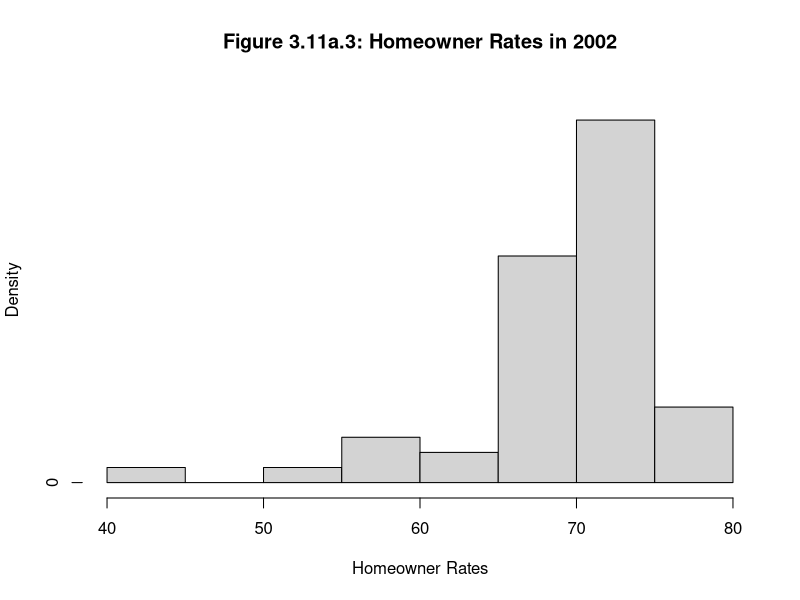

This chart was generated by the following R code:
homeStates <- c(state.name, "Dist. of Columbia")
homeStates <- sort(homeStates)
homeOwnRates.1985 <- c(70.4, 61.2, 64.7, 66.6, 54.2, 63.6, 
                       69.0, 70.3, 37.4, 67.2, 62.7, 51.0, 
                       71.0, 60.6, 67.6, 69.9, 68.3, 68.5, 
                       70.2, 73.7, 65.6, 60.5, 70.7, 70.0, 
                       69.6, 69.2, 66.5, 68.5, 57.0, 65.5, 
                       62.3, 68.2, 50.3, 68.0, 69.9, 67.9, 
                       70.5, 61.5, 71.6, 61.4, 72.0, 67.6, 
                       67.6, 60.5, 71.5, 69.5, 68.5, 66.8, 
                       75.9, 63.8, 73.2)
homeOwnRates.1996 <- c(71.0, 62.9, 62.0, 66.6, 55.0, 64.5, 
                       69.0, 71.5, 40.4, 67.1, 69.3, 50.6, 
                       71.4, 68.2, 74.2, 72.8, 67.5, 73.2, 
                       64.9, 76.5, 66.9, 61.7, 73.3, 75.4, 
                       73.0, 70.2, 68.6, 66.8, 61.1, 65.0, 
                       64.6, 67.1, 52.7, 70.4, 68.2, 69.2, 
                       68.4, 63.1, 71.7, 56.6, 72.9, 67.8, 
                       68.8, 61.8, 72.7, 70.3, 68.5, 63.1, 
                       74.3, 68.2, 68.0)
homeOwnRates.2002 <- c(73.5, 67.3, 65.9, 70.2, 58.0, 69.1, 
                       71.6, 75.6, 44.1, 68.7, 71.7, 57.4, 
                       73.0, 70.2, 75.0, 73.9, 70.2, 73.5, 
                       67.1, 73.9, 72.0, 62.7, 76.0, 77.3, 
                       74.8, 74.6, 69.3, 68.4, 65.5, 69.5, 
                       67.2, 70.3, 55.0, 70.0, 69.5, 72.0, 
                       69.4, 66.2, 74.0, 59.6, 77.3, 71.5, 
                       70.1, 63.8, 72.7, 70.2, 74.3, 67.0, 
                       77.0, 72.0, 72.8)
homeFrame <- data.frame(Year.1985 = homeOwnRates.1985, Year.1996 = homeOwnRates.1996, 
                        Year.2002 = homeOwnRates.2002, row.names = homeStates)
frequencyHistHome.2002 <- hist(homeFrame$Year.2002, plot = F)
relativeFreqHistHome.2002 <- frequencyHistHome.2002
relativeFreqHistHome.2002$counts <- relativeFreqHistHome.2002$counts/sum(relativeFreqHistHome.2002$counts)
plot(relativeFreqHistHome.2002, main = "Figure 3.11a.3: Homeowner Rates in 2002", 
     xlab = "Homeowner Rates", ylab = "Density", ylim = c(0,0.5))